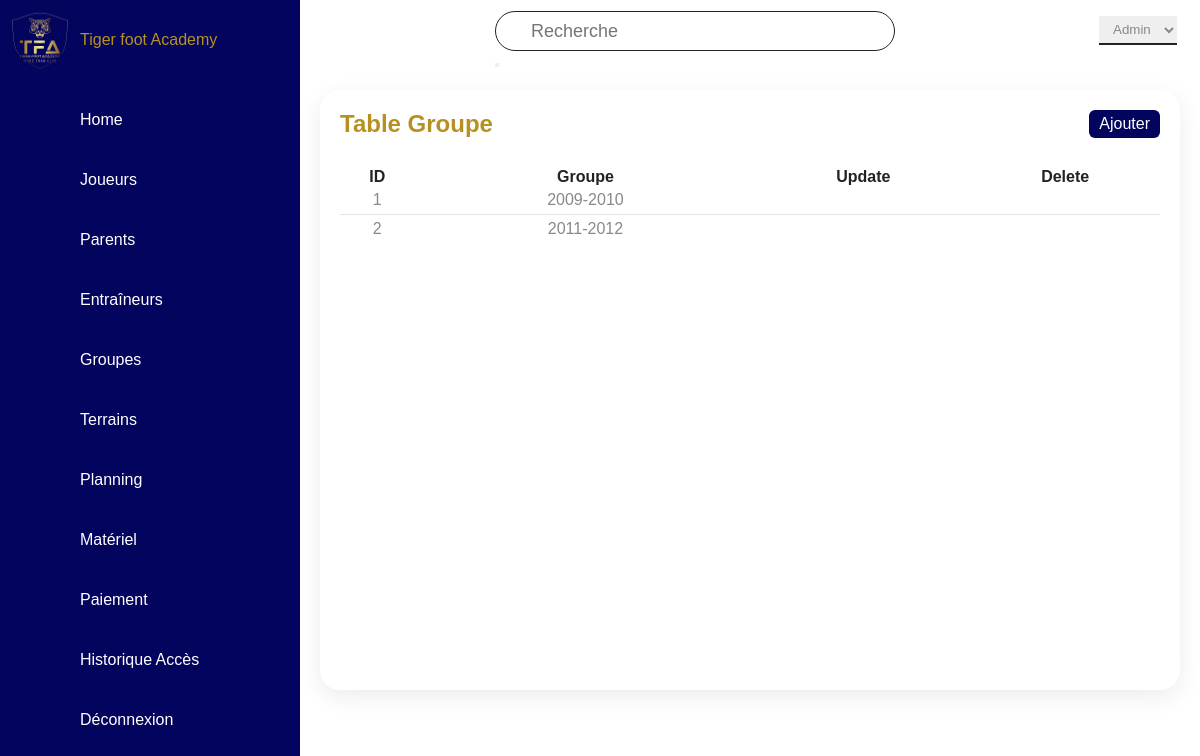
/Groupes.php (signed in), run on an earlier commit of the app's database.
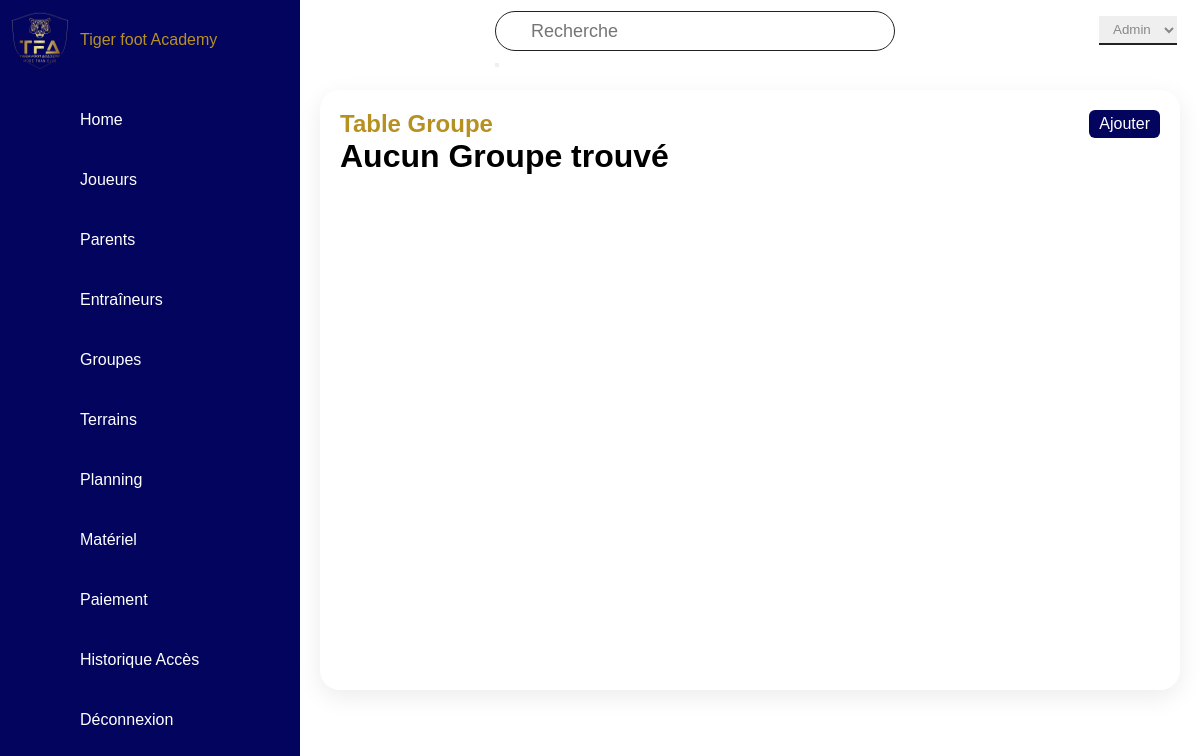
And on a later commit of the database.
### tables this page shows
CREATE TABLE Groupe (
    id INT PRIMARY KEY AUTO_INCREMENT,
    nom VARCHAR(255) NOT NULL
);

### Groupes.php (the view, shortened to what this page needs)
<?php
require_once "connection.php";
include "navigation.php";
$sql1 = "SELECT * FROM Groupe;";
$result1 =mysqli_query($con,$sql1);
$nb=mysqli_num_rows($result1);
?>
<!DOCTYPE html>
<html lang="en">
<head>
    <link rel="stylesheet" href="styleDashbord.css">
</head>
<body>
<div class="main">
        <div class="topbar">
            <div class="toggle"><ion-icon name="menu-outline"></ion-icon></div>
            <div class="search"><form action="rechercheGroupes.php" method="GET">
                <input type="text" name="search" placeholder="Recherche">
                <button type="submit"><ion-icon name="search-outline"></ion-icon></button>
            </form>
        </div>
            <div class="user">
            <div class="notification"><a href="notifications.php"><ion-icon name="notifications-outline"></ion-icon></a></div>
                <div class="userType">
                    <select id="userTypeSelect">
                        <option value="admin">Admin</option>
                    </select>
                </div>
            </div>
        </div>
        <div class="detaille">
            <div class="affichageTable">
                <div class="cardHeader">
                    <h2>Table Groupe</h2>
                    <a href="addGroupe.php" class="btn"><ion-icon name="add-outline"></ion-icon>Ajouter</a>
                </div>
                <?php if ($nb > 0) {   ?>
                <table>
                    <thead>
                        <tr>
                            <th>ID</th>
                            <th>Groupe</th>
                            <th >Update</th>
                            <th >Delete</th>
                        </tr>
                    </thead>
                    <TBody>
                        <?php while($row = mysqli_fetch_assoc($result1)) { ?>
                        <tr>
                            <td align="center"><?php echo $row["id"]; ?></td>
                            <td align="center"><?php echo $row["nom"]; ?></td>
                            <td align="center"><a onclick="return confirm('Êtes-vous sûr de vouloir modifier ce Groupe ?')" href="editGroupe.php?id=<?php echo ($row["id"]);?>"><ion-icon name="create-outline"></ion-icon></a></td>
                            <td align="center"><a onclick="return confirm('Êtes-vous sûr de vouloir supprimer ce Groupe ?')" href="deleteGroupe.php?id=<?php echo($row["id"]); ?>"><ion-icon name="trash-outline"></ion-icon></a></td>
                        </tr>
                        <?php } ?>
                    </TBody>
                </table>
            </div>
            <?php }
                else {?>
            <div class="jumbotron">
                <h1>Aucun Groupe trouvé</h1>
            </div>
            <?php } ?>
        </div>
    </div>
</body>
</html>

What changed in the data, as far as the page shows it:
removed groupe: id "1", nom "2009-2010"
removed groupe: id "2", nom "2011-2012"
Also different on the page:
text no longer shown: "ID Groupe Update Delete"
text now shown: "Aucun Groupe trouvé"
